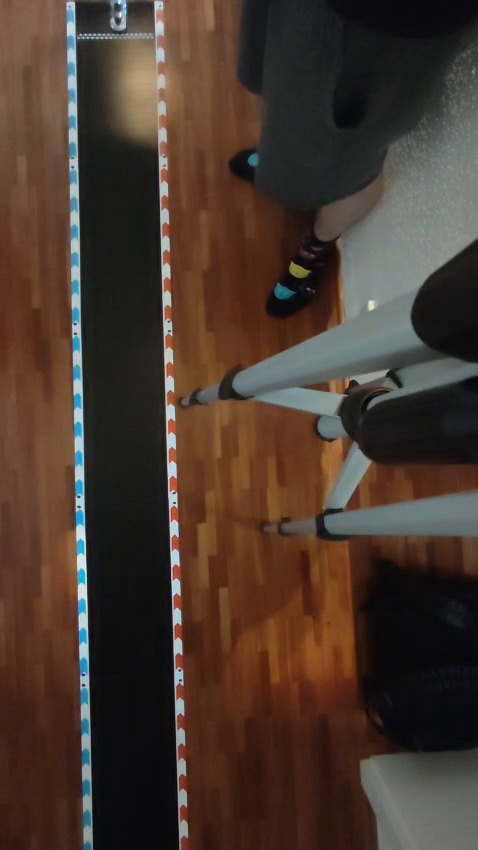
#> input picture frame 41 of Other tools/Auto Parameter messen/media/Anfahren von 0 und bremsen.mp4, 478 x 850 px
$ python analyse_video.py
#> lines starting #> are read from the running program, lines starting #| are printed output that depends on the picture; after the words box and inside, x2 and y2 are one past the last pixel; in counts of white or black regions, pixels touching at a corner belong together
"""
Carrera Hybrid RC-Auto - Geschwindigkeit & Beschleunigung aus Video
====================================================================
Voraussetzungen:
  pip install opencv-python numpy scipy matplotlib

Kalibrierung:
  REAL_MM_PER_ARROW: Physische Länge der Pfeile (aus Schieblehre)
  TRACK_X_MIN/MAX:   Horizontale Pixel-Grenzen der Fahrspur im Video
"""

import cv2
import numpy as np
import matplotlib.pyplot as plt
from scipy.signal import savgol_filter

# ============================================================
# KALIBRIERUNG - hier anpassen
# ============================================================
VIDEO_PATH = r"e:\Hochschule\Master\Carrera Hybrid\Code\VS Code\Carrera_rl\carrera_rl\Other tools\Auto Parameter messen\media\Anfahren von 0 und bremsen.mp4"

# Physische Länge der Pfeile (Schieblehre-Messung)
REAL_MM_BLAU  = 35.0   # mm - bitte mit tatsächlichem Wert ersetzen
REAL_MM_WEISS = 35.9   # mm - bitte mit tatsächlichem Wert ersetzen

# Pixelgrenzen der schwarzen Fahrspur (horizontal)
# → im ersten Frame abgelesen: ca. x=30 bis x=160
TRACK_X_MIN = 25
TRACK_X_MAX = 165

# Helligkeitsschwelle: Pixel heller als dieser Wert = Auto-Kandidat
# (schwarze Spur ~20, Auto ~120-200)
BRIGHTNESS_THRESHOLD = 80

# Kalibrierung: Pixellänge eines Pfeils MANUELL im Video messen
# Dazu Script einmal mit CALIBRATION_MODE=True starten → Pfeil anklicken
CALIBRATION_MODE = False
PIXELS_PER_MM    = 3.2   # vorläufiger Wert - wird durch Kalibrierung ersetzt

# Savitzky-Golay Glättung
SG_WINDOW = 11   # muss ungerade sein (Frame-Anzahl für Glättung)
SG_ORDER  = 3

# ============================================================
# SCHRITT 1: Kalibrierung (optional, interaktiv)
# ============================================================
# [27 lines left out: function calibrate, not called in this run]

# ============================================================
# SCHRITT 2: Auto in jedem Frame tracken
# ============================================================
def track_car(video_path, px_per_mm, x_min, x_max, threshold):
#> called with px_per_mm = 3.2, x_min = 25, x_max = 165, threshold = 80
    cap = cv2.VideoCapture(video_path)
    fps = cap.get(cv2.CAP_PROP_FPS)
    total = int(cap.get(cv2.CAP_PROP_FRAME_COUNT))

    times  = []
    y_px   = []
    frames_with_car = []

    for frame_idx in range(total):
        ret, frame = cap.read()
        if not ret:
            break

        # Nur die Fahrspur ausschneiden
        track_region = frame[:, x_min:x_max]

        # Graustufen + Helligkeitsfilter
        gray   = cv2.cvtColor(track_region, cv2.COLOR_BGR2GRAY)
        bright = gray > threshold

        n_bright = np.count_nonzero(bright)
        if n_bright < 5:   # zu wenig helle Pixel → kein Auto erkannt
            continue

        # Schwerpunkt der hellen Pixel = Auto-Position
        ys, xs = np.where(bright)
        cy = float(np.median(ys))   # Median robuster als Mean bei Rauschen

        times.append(frame_idx / fps)
        y_px.append(cy)
        frames_with_car.append(frame_idx)
#> this loop made 31 passes
#> (n_bright, cy) on passes 1 to 12: (28477, 179), (28477, 179), (28484, 178), (28532, 177), (28436, 176), (28321, 176), (28326, 175), (28295, 173), (28036, 169), (27868, 168), (27878, 169), (27833, 168)
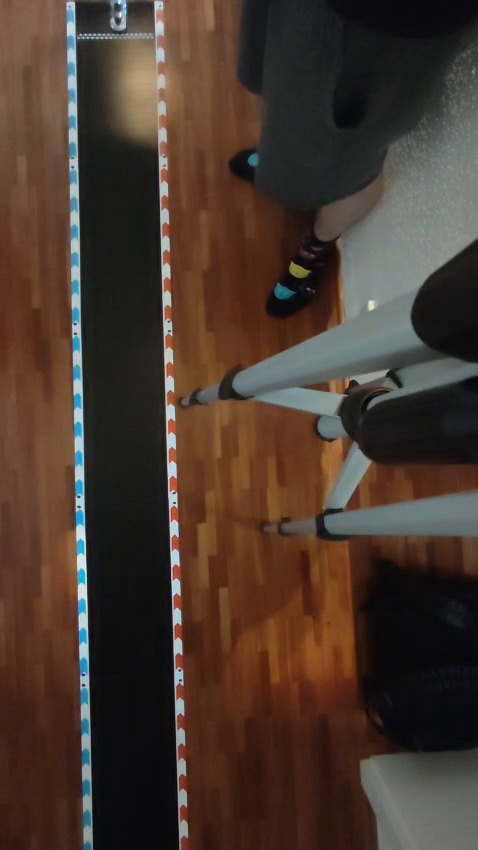
#> input picture frame 41 of Other tools/Auto Parameter messen/media/Anfahren von 0 und bremsen.mp4, 478 x 850 px
#> pass 1, in track_car, `track_region = frame[:, x_min:x_max]`:
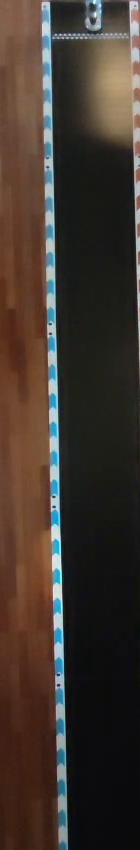
#> track_region: shape (850, 140, 3); mean B, G, R 46.6, 53.9, 64.5
#> pass 1, in track_car, `gray   = cv2.cvtColor(track_region, cv2.COLOR_BGR2GRAY)`:
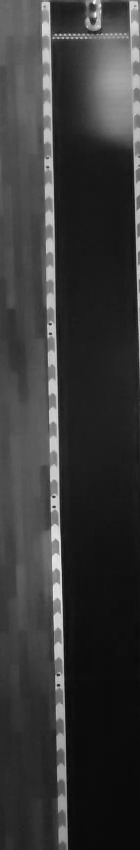
#> gray: shape (850, 140); min 3, max 254, mean 56.2
#> pass 1, in track_car, `bright = gray > threshold`:
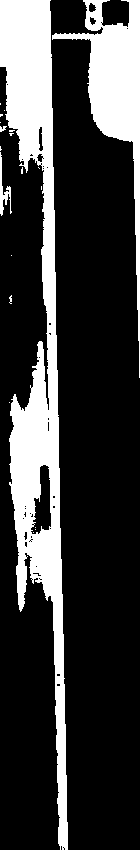
#> bright: shape (850, 140) bool; 23.9% white; 20 white regions (16 under 20 px), largest, box (x1, y1, x2, y2) and area: (0, 0, 68, 850) 20845, (52, 0, 140, 378) 7277, (0, 152, 12, 216) 253, (0, 126, 7, 132) 26
#> after the loop:
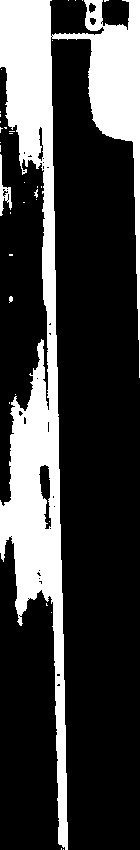
#> bright: shape (850, 140) bool; 25.4% white; 33 white regions (29 under 20 px), largest, box (x1, y1, x2, y2) and area: (0, 0, 140, 850) 29808, (0, 154, 12, 216) 259, (9, 296, 13, 303) 21, (34, 189, 38, 198) 20
#> after the loop, frames_with_car = 30 values from 0 to 29; times = 30 values from 0 to 0.48; y_px = 30 values, max 219 at index 29, min 168 at index 9, mean 186.8

    cap.release()

    # Pixel → Meter (Y=0 oben, Y_max unten → umkehren damit pos. Richtung = vorwärts)
    y_px  = np.array(y_px)
    times = np.array(times)

    y_max  = y_px.max()
    y_m    = (y_max - y_px) / (px_per_mm * 1000)   # in Meter, 0 = Startposition

    return times, y_m, frames_with_car

# ============================================================
# SCHRITT 3: Geschwindigkeit & Beschleunigung berechnen
# ============================================================
# [62 lines left out: functions compute_kinematics, report, plot, not called in this run]

# ============================================================
# HAUPTPROGRAMM
# ============================================================
if __name__ == "__main__":
    px_per_mm = PIXELS_PER_MM

    if CALIBRATION_MODE:
        result = calibrate(VIDEO_PATH)
        if result:
            px_per_mm = result
            print(f"Kalibrierung: {px_per_mm:.3f} Pixel/mm → bitte PIXELS_PER_MM im Script anpassen")
    else:
        print(f"Nutze gespeicherten Wert: {px_per_mm:.3f} Pixel/mm")

    print("Tracke Auto...")
    times, positions, _ = track_car(
        VIDEO_PATH, px_per_mm, TRACK_X_MIN, TRACK_X_MAX, BRIGHTNESS_THRESHOLD
    )
    print(f"  {len(times)} Frames mit Auto erkannt")

    if len(times) < 10:
        print("WARNUNG: Zu wenige Frames erkannt. BRIGHTNESS_THRESHOLD oder TRACK_X_MIN/MAX anpassen.")
    else:
        times, pos, vel, acc = compute_kinematics(times, positions, SG_WINDOW, SG_ORDER)
        report(times, pos, vel, acc)
        plot(times, pos, vel, acc)

$ run again, starting later in the video
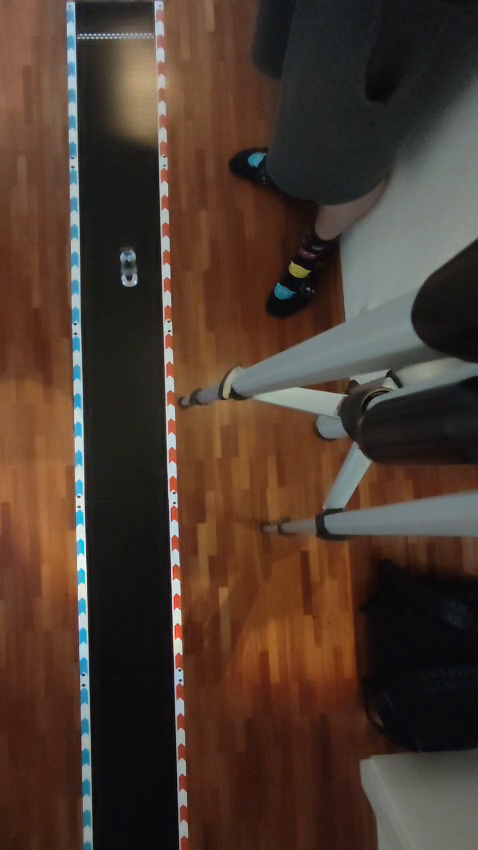
#> input picture frame 188 of Other tools/Auto Parameter messen/media/Anfahren von 0 und bremsen.mp4, 478 x 850 px
#> the loop in track_car, `for frame_idx in range(total):` made 31 passes
#> (n_bright, cy) on passes 1 to 8: (33297, 284), (33267, 286), (33233, 288), (33213, 290), (33270, 293), (33261, 294), (33263, 295), (33228, 297)
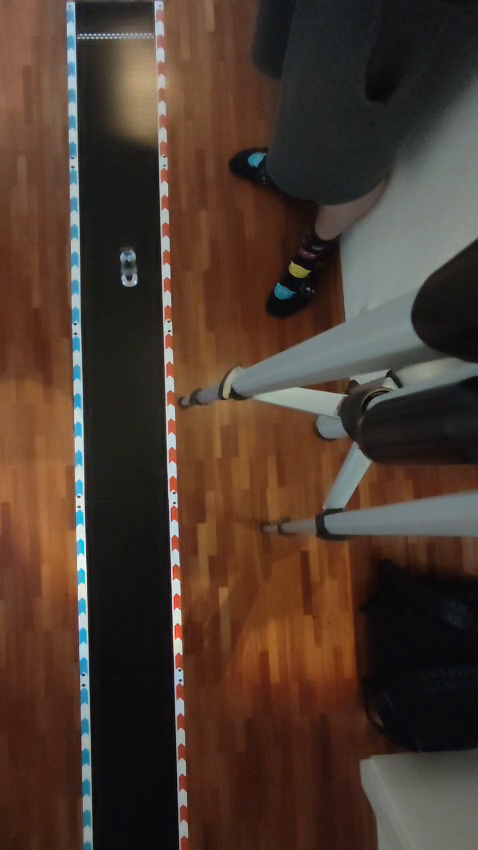
#> input picture frame 188 of Other tools/Auto Parameter messen/media/Anfahren von 0 und bremsen.mp4, 478 x 850 px
#> pass 1, in track_car, `bright = gray > threshold`:
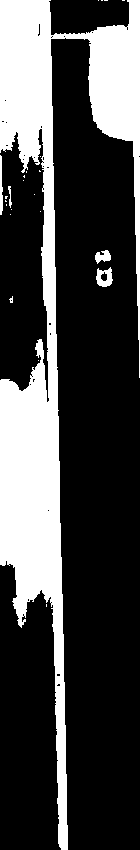
#> bright: shape (850, 140) bool; 28% white; 24 white regions (19 under 20 px), largest, box (x1, y1, x2, y2) and area: (0, 0, 140, 850) 32702, (96, 267, 113, 287) 213, (95, 250, 111, 264) 141, (0, 155, 3, 215) 140, (8, 186, 12, 208) 43
#> after the loop in track_car, `for frame_idx in range(total):`:
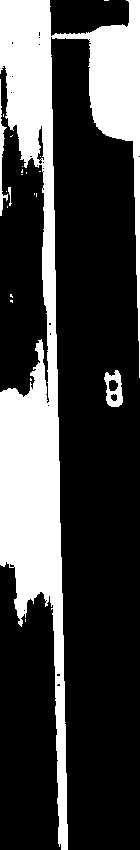
#> bright: shape (850, 140) bool; 27.3% white; 21 white regions (17 under 20 px), largest, box (x1, y1, x2, y2) and area: (0, 0, 140, 850) 31696, (104, 370, 123, 407) 409, (0, 79, 8, 216) 334, (8, 187, 12, 206) 36
#> after the loop in track_car, `for frame_idx in range(total):`: frames_with_car = 30 values from 0 to 29; times = 30 values from 0 to 0.48; y_px = 30 values, max 317 at index 29, min 284 at index 0, mean 302.2

$ run again, starting later in the video
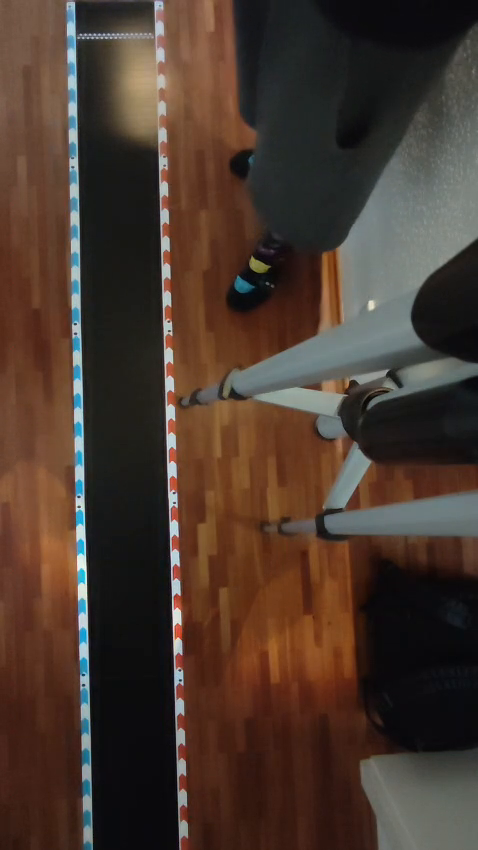
#> input picture frame 335 of Other tools/Auto Parameter messen/media/Anfahren von 0 und bremsen.mp4, 478 x 850 px
#> the loop in track_car, `for frame_idx in range(total):` made 31 passes
#> (n_bright, cy) on passes 1 to 8: (29978, 252), (29713, 245), (29615, 236), (29458, 226), (29281, 217), (29118, 208), (28782, 199), (28545, 192)
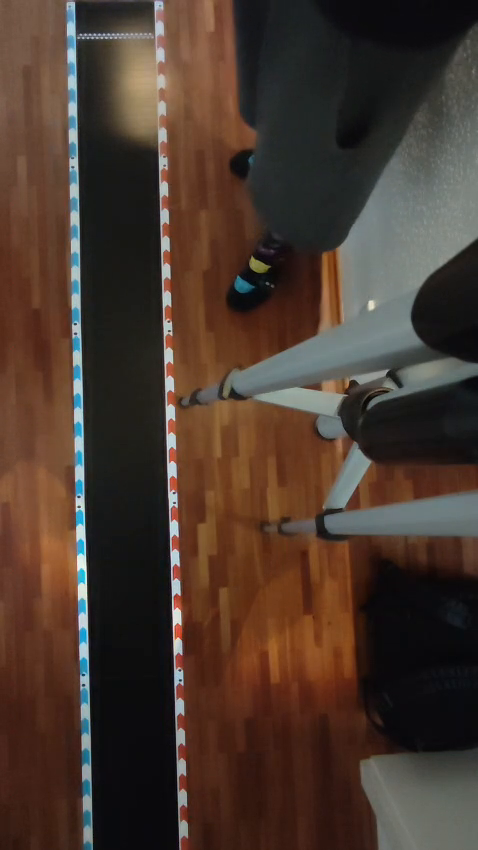
#> input picture frame 335 of Other tools/Auto Parameter messen/media/Anfahren von 0 und bremsen.mp4, 478 x 850 px
#> pass 1, in track_car, `bright = gray > threshold`:
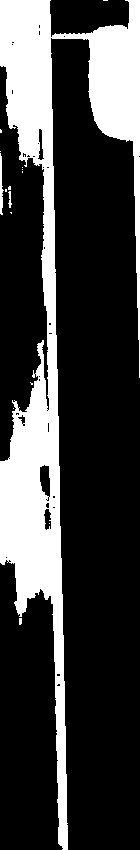
#> bright: shape (850, 140) bool; 25.2% white; 16 white regions (12 under 20 px), largest, box (x1, y1, x2, y2) and area: (0, 0, 140, 850) 29736, (0, 153, 4, 215) 141, (8, 191, 12, 208) 37, (19, 618, 22, 625) 20
#> after the loop in track_car, `for frame_idx in range(total):`:
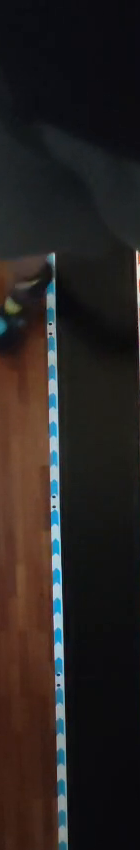
#> track_region: shape (850, 140, 3); mean B, G, R 32.6, 34.5, 39.9
#> after the loop in track_car, `for frame_idx in range(total):`: frames_with_car = 30 values from 0 to 29; times = 30 values from 0 to 0.48; y_px = 30 values, max 483 at index 28, min 181 at index 8, mean 331.1
